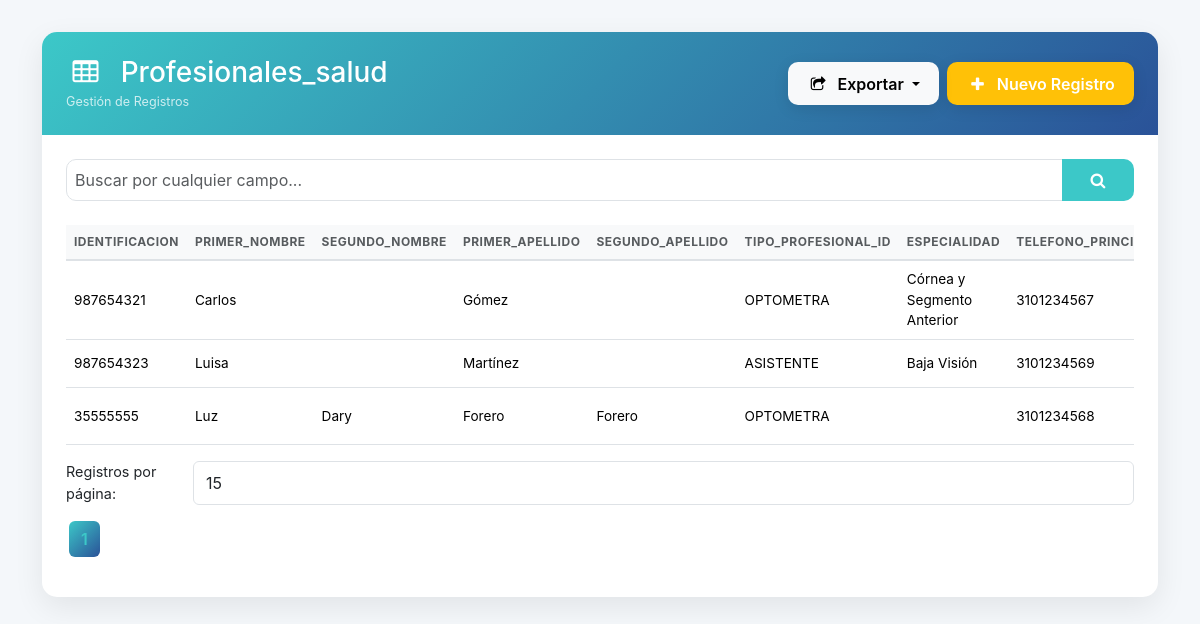
The app's page /controladores/controlador_profesionales_salud.php (signed in), older data.
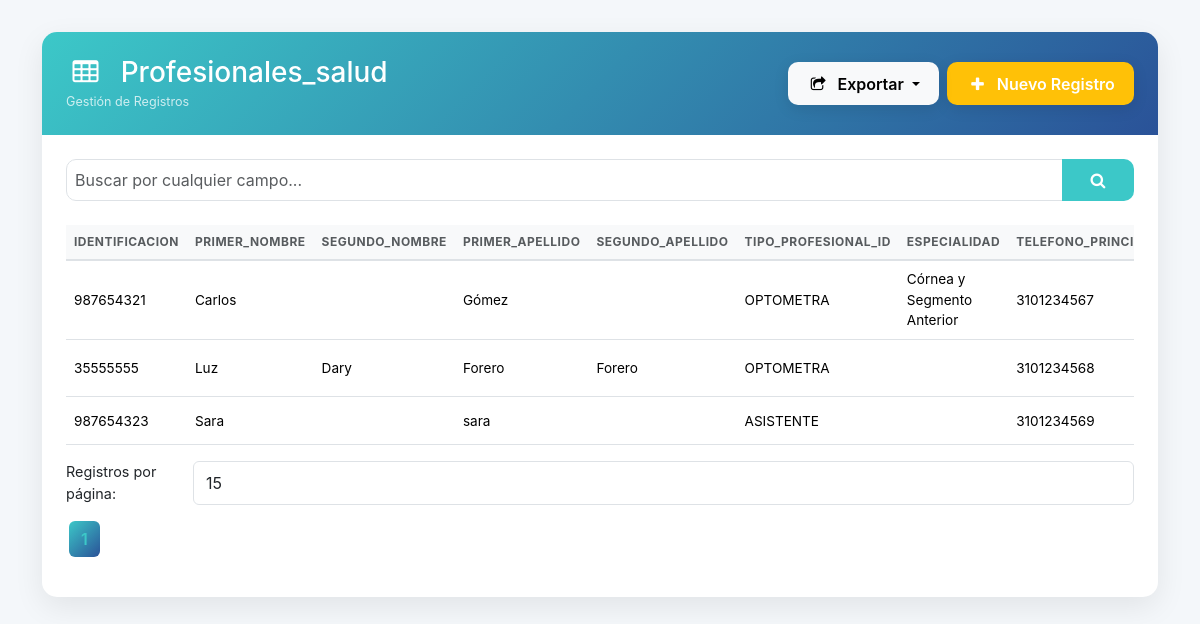
The same page, newer data.
### tables this page shows
CREATE TABLE `profesionales_salud` (
  `id` int NOT NULL AUTO_INCREMENT,
  `tipo_identificacion_id` int NOT NULL,
  `identificacion` varchar(50) NOT NULL,
  `primer_nombre` varchar(50) NOT NULL,
  `segundo_nombre` varchar(50) DEFAULT NULL,
  `primer_apellido` varchar(50) NOT NULL,
  `segundo_apellido` varchar(50) DEFAULT NULL,
  `fecha_nacimiento` date DEFAULT NULL,
  `genero_id` int DEFAULT NULL,
  `tipo_profesional_id` int NOT NULL,
  `especialidad` varchar(150) DEFAULT NULL,
  `registro_profesional` varchar(150) DEFAULT NULL,
  `universidad` varchar(255) DEFAULT NULL,
  `anio_graduacion` year DEFAULT NULL,
  `telefono_principal` varchar(20) DEFAULT NULL,
  `telefono_secundario` varchar(20) DEFAULT NULL,
  `email` varchar(255) DEFAULT NULL,
  `direccion` varchar(255) DEFAULT NULL,
  `fecha_ingreso` date DEFAULT NULL,
  `jornada` varchar(50) DEFAULT NULL,
  `disponible` tinyint(1) DEFAULT '1',
  `usuario_id_inserto` int NOT NULL,
  `fecha_insercion` timestamp NULL DEFAULT CURRENT_TIMESTAMP,
  `usuario_id_actualizo` int DEFAULT NULL,
  `fecha_actualizacion` timestamp NULL DEFAULT NULL ON UPDATE CURRENT_TIMESTAMP,
  `usuario_id` int DEFAULT NULL,
  PRIMARY KEY (`id`),
  UNIQUE KEY `identificacion` (`identificacion`),
  UNIQUE KEY `uniq_usuario_id` (`usuario_id`),
  KEY `idx_identificacion` (`identificacion`),
  KEY `idx_nombres` (`primer_nombre`,`primer_apellido`),
  KEY `idx_tipo_profesional` (`tipo_profesional_id`),
  KEY `idx_disponible` (`disponible`),
  KEY `tipo_identificacion_id` (`tipo_identificacion_id`),
  KEY `genero_id` (`genero_id`),
  CONSTRAINT `fk_profesional_usuario` FOREIGN KEY (`usuario_id`) REFERENCES `acc_usuario` (`id_usuario`),
  CONSTRAINT `profesionales_salud_ibfk_1` FOREIGN KEY (`tipo_identificacion_id`) REFERENCES `tipos_identificacion` (`id`),
  CONSTRAINT `profesionales_salud_ibfk_2` FOREIGN KEY (`genero_id`) REFERENCES `generos` (`id`),
  CONSTRAINT `profesionales_salud_ibfk_3` FOREIGN KEY (`tipo_profesional_id`) REFERENCES `tipos_profesional` (`id`)
);

CREATE TABLE `tipos_profesional` (
  `id` int NOT NULL AUTO_INCREMENT,
  `codigo` varchar(50) NOT NULL,
  `nombre` varchar(150) NOT NULL,
  `descripcion` varchar(255) DEFAULT NULL,
  `estado` enum('activo','inactivo') DEFAULT 'activo',
  `usuario_id_inserto` int NOT NULL,
  `fecha_insercion` timestamp NULL DEFAULT CURRENT_TIMESTAMP,
  `usuario_id_actualizo` int DEFAULT NULL,
  `fecha_actualizacion` timestamp NULL DEFAULT NULL ON UPDATE CURRENT_TIMESTAMP,
  PRIMARY KEY (`id`),
  UNIQUE KEY `codigo` (`codigo`)
);

### modelos/modelo_profesionales_salud.php (called while the page is built, shortened)
<?php
require_once '../conexion.php';
class ModeloProfesionales_salud {
    private $conexion;
    public function __construct() {
        global $conexion;
        $this->conexion = $conexion;
    }
    public function obtenerTodos($registrosPorPagina, $offset, $orderBy = null, $orderDir = 'DESC') {
        $orderSQL = "";
        if (empty($orderSQL)) {
            $orderSQL = " ORDER BY `profesionales_salud`.`primer_nombre` ASC, `profesionales_salud`.`primer_apellido` ASC, `profesionales_salud`.`segundo_nombre` ASC ";
        }
        $query = "SELECT `profesionales_salud`.* , `acc_usuario`.`fullname` as `usuario_id_display` , `tipos_identificacion`.`codigo` as `tipo_identificacion_id_display` , `generos`.`nombre` as `genero_id_display` , `tipos_profesional`.`codigo` as `tipo_profesional_id_display`  FROM profesionales_salud";
        $query .= " LEFT JOIN `acc_usuario` ON `profesionales_salud`.`usuario_id` = `acc_usuario`.`id_usuario` ";
        $query .= " LEFT JOIN `tipos_identificacion` ON `profesionales_salud`.`tipo_identificacion_id` = `tipos_identificacion`.`id` ";
        $query .= " LEFT JOIN `generos` ON `profesionales_salud`.`genero_id` = `generos`.`id` ";
        $query .= " LEFT JOIN `tipos_profesional` ON `profesionales_salud`.`tipo_profesional_id` = `tipos_profesional`.`id` ";
        $query .= $orderSQL;
        $query .= " LIMIT ? OFFSET ?";
        $stmt = $this->conexion->prepare($query);
        $stmt->bind_param('ii', $registrosPorPagina, $offset);
        $stmt->execute();
        $resultado = $stmt->get_result();
        return $resultado ? $resultado->fetch_all(MYSQLI_ASSOC) : false;
    }
}
?>

### vistas/vista_profesionales_salud.php (the view, shortened to what the rows shown need)
<?php
$registrosPorPagina = isset($_GET['registrosPorPagina']) ? (int)$_GET['registrosPorPagina'] : 15;
?>
<!DOCTYPE html>
<html lang="es">
<head>
    <?php include('../headIconos.php'); ?>
    <link rel="stylesheet" href="../css/estilos.css">
</head>
<body>
    <div class="container pb-5">
        <div class="main-card">
            <div class="card-body p-4">
                <div class="table-responsive">
                    <table class="table table-hover align-middle">
                        <thead>
                            <tr>
<?php
$sort = $_GET['sort'] ?? null;
$dir = $_GET['dir'] ?? 'DESC';
$nextDir = ($dir === 'ASC') ? 'DESC' : 'ASC';
?>
                                <th>
                                    <a href="?<?php echo http_build_query(array_merge($_GET, ['sort' => "`profesionales_salud`.`identificacion`", 'dir' => $nextDir])); ?>" class="text-decoration-none text-muted">
                                        identificacion                                        <?php if (str_replace(['`',' '], '', $sort) === str_replace(['`',' '], '', "`profesionales_salud`.`identificacion`")): ?>                                            <i class="icon-<?php echo ($dir === 'ASC') ? 'up-dir' : 'down-dir'; ?> ms-1"></i>
                                        <?php endif; ?>                                    </a>
                                </th>
                                <th>
                                    <a href="?<?php echo http_build_query(array_merge($_GET, ['sort' => "`profesionales_salud`.`primer_nombre`", 'dir' => $nextDir])); ?>" class="text-decoration-none text-muted">
                                        primer_nombre                                        <?php if (str_replace(['`',' '], '', $sort) === str_replace(['`',' '], '', "`profesionales_salud`.`primer_nombre`")): ?>                                            <i class="icon-<?php echo ($dir === 'ASC') ? 'up-dir' : 'down-dir'; ?> ms-1"></i>
                                        <?php endif; ?>                                    </a>
                                </th>
                                <th>
                                    <a href="?<?php echo http_build_query(array_merge($_GET, ['sort' => "`profesionales_salud`.`segundo_nombre`", 'dir' => $nextDir])); ?>" class="text-decoration-none text-muted">
                                        segundo_nombre                                        <?php if (str_replace(['`',' '], '', $sort) === str_replace(['`',' '], '', "`profesionales_salud`.`segundo_nombre`")): ?>                                            <i class="icon-<?php echo ($dir === 'ASC') ? 'up-dir' : 'down-dir'; ?> ms-1"></i>
                                        <?php endif; ?>                                    </a>
                                </th>
                                <th>
                                    <a href="?<?php echo http_build_query(array_merge($_GET, ['sort' => "`profesionales_salud`.`primer_apellido`", 'dir' => $nextDir])); ?>" class="text-decoration-none text-muted">
                                        primer_apellido                                        <?php if (str_replace(['`',' '], '', $sort) === str_replace(['`',' '], '', "`profesionales_salud`.`primer_apellido`")): ?>                                            <i class="icon-<?php echo ($dir === 'ASC') ? 'up-dir' : 'down-dir'; ?> ms-1"></i>
                                        <?php endif; ?>                                    </a>
                                </th>
                                <th>
                                    <a href="?<?php echo http_build_query(array_merge($_GET, ['sort' => "`profesionales_salud`.`segundo_apellido`", 'dir' => $nextDir])); ?>" class="text-decoration-none text-muted">
                                        segundo_apellido                                        <?php if (str_replace(['`',' '], '', $sort) === str_replace(['`',' '], '', "`profesionales_salud`.`segundo_apellido`")): ?>                                            <i class="icon-<?php echo ($dir === 'ASC') ? 'up-dir' : 'down-dir'; ?> ms-1"></i>
                                        <?php endif; ?>                                    </a>
                                </th>
                                <th>
                                    <a href="?<?php echo http_build_query(array_merge($_GET, ['sort' => "`tipos_profesional`.`codigo`", 'dir' => $nextDir])); ?>" class="text-decoration-none text-muted">
                                        tipo_profesional_id                                        <?php if (str_replace(['`',' '], '', $sort) === str_replace(['`',' '], '', "`tipos_profesional`.`codigo`")): ?>                                            <i class="icon-<?php echo ($dir === 'ASC') ? 'up-dir' : 'down-dir'; ?> ms-1"></i>
                                        <?php endif; ?>                                    </a>
                                </th>
                                <th>
                                    <a href="?<?php echo http_build_query(array_merge($_GET, ['sort' => "`profesionales_salud`.`especialidad`", 'dir' => $nextDir])); ?>" class="text-decoration-none text-muted">
                                        especialidad                                        <?php if (str_replace(['`',' '], '', $sort) === str_replace(['`',' '], '', "`profesionales_salud`.`especialidad`")): ?>                                            <i class="icon-<?php echo ($dir === 'ASC') ? 'up-dir' : 'down-dir'; ?> ms-1"></i>
                                        <?php endif; ?>                                    </a>
                                </th>
                                <th>
                                    <a href="?<?php echo http_build_query(array_merge($_GET, ['sort' => "`profesionales_salud`.`telefono_principal`", 'dir' => $nextDir])); ?>" class="text-decoration-none text-muted">
                                        telefono_principal                                        <?php if (str_replace(['`',' '], '', $sort) === str_replace(['`',' '], '', "`profesionales_salud`.`telefono_principal`")): ?>                                            <i class="icon-<?php echo ($dir === 'ASC') ? 'up-dir' : 'down-dir'; ?> ms-1"></i>
                                        <?php endif; ?>                                    </a>
                                </th>
                            </tr>
                        </thead>
                        <tbody>
                            <?php
                            require_once '../modelos/modelo_profesionales_salud.php';
                            $modelo = new ModeloProfesionales_salud();
                            $termino = $_GET['busqueda'] ?? '';
                            $campoFiltro = $_GET['campo'] ?? '';
                            $registrosPorPagina = isset($_GET['registrosPorPagina']) ? (int)$_GET['registrosPorPagina'] : 15;
                            $paginaActual = isset($_GET['pagina']) ? (int)$_GET['pagina'] : 1;
                            $offset = ($paginaActual - 1) * $registrosPorPagina;
                            if (isset($_GET['action']) && $_GET['action'] === 'buscar') {
                                if (!empty($campoFiltro) && !empty($termino)) {
                                     $totalRegistros = $modelo->contarPorCampo($campoFiltro, $termino);
                                     $registros = $modelo->buscarPorCampo($campoFiltro, $termino, $registrosPorPagina, $offset, $sort, $dir);
                                } else {
                                     $totalRegistros = $modelo->contarRegistrosPorBusqueda($termino);
                                     $registros = $modelo->buscar($termino, $registrosPorPagina, $offset, $sort, $dir);
                                }
                            } else {
                                $registros = $modelo->obtenerTodos($registrosPorPagina, $offset, $sort, $dir);
                            }
                            if ($registros):
                                foreach ($registros as $registro):
                            ?>
                <tr>
                    <td><?php echo htmlspecialchars($registro['identificacion']); ?></td>
                    <td><?php echo htmlspecialchars($registro['primer_nombre']); ?></td>
                    <td><?php echo htmlspecialchars($registro['segundo_nombre']); ?></td>
                    <td><?php echo htmlspecialchars($registro['primer_apellido']); ?></td>
                    <td><?php echo htmlspecialchars($registro['segundo_apellido']); ?></td>
                    <td><?php echo htmlspecialchars($registro['tipo_profesional_id_display'] ?? $registro['tipo_profesional_id']); ?></td>
                    <td><?php echo htmlspecialchars($registro['especialidad']); ?></td>
                    <td><?php echo htmlspecialchars($registro['telefono_principal']); ?></td>
                </tr>
                <?php endforeach; else: ?>
                                <tr><td colspan="12">No hay registros disponibles.</td></tr>
                <?php endif; ?>
            </tbody>
        </table>
    </div>
</body>
</html>

Row changes from the older to the newer data that the page shows:
shown differently, row unchanged: profesionales_salud "Luz": moves up the list
changed profesionales_salud "ASISTENTE": primer_nombre "Luisa" → "Sara"; primer_apellido "Martínez" → "sara"; especialidad "Baja Visión" → (not shown)
